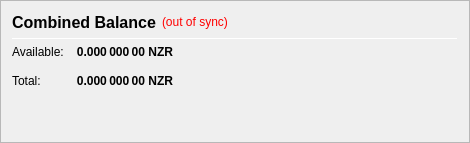
                   <widget class="QFrame" name="frame_CombinedBalances">
                    <property name="minimumSize">
                     <size>
                      <width>470</width>
                      <height>0</height>
                     </size>
                    </property>
                    <property name="frameShape">
                     <enum>QFrame::StyledPanel</enum>
                    </property>
                    <property name="frameShadow">
                     <enum>QFrame::Raised</enum>
                    </property>
                    <layout class="QVBoxLayout" name="verticalLayout_5">
                     <item>
                      <layout class="QHBoxLayout" name="horizontalLayout_5" stretch="0,0,0">
                       <item>
                        <widget class="QLabel" name="label_5z">
                         <property name="minimumSize">
                          <size>
                           <width>0</width>
                           <height>20</height>
                          </size>
                         </property>
                         <property name="font">
                          <font>
                           <pointsize>12</pointsize>
                           <weight>75</weight>
                           <bold>true</bold>
                          </font>
                         </property>
                         <property name="toolTip">
                          <string>Combined Balance (including unconfirmed and immature coins)</string>
                         </property>
                         <property name="text">
                          <string>Combined Balance</string>
                         </property>
                        </widget>
                       </item>
                       <item>
                        <widget class="QLabel" name="labelWalletStatus">
                         <property name="cursor">
                          <cursorShape>WhatsThisCursor</cursorShape>
                         </property>
                         <property name="toolTip">
                          <string>The displayed information may be out of date. Your wallet automatically synchronizes with the NodeZero network after a connection is established, but this process has not completed yet.</string>
                         </property>
                         <property name="styleSheet">
                          <string notr="true">QLabel { color: red; }</string>
                         </property>
                         <property name="text">
                          <string notr="true">(out of sync)</string>
                         </property>
                         <property name="alignment">
                          <set>Qt::AlignLeading|Qt::AlignLeft|Qt::AlignVCenter</set>
                         </property>
                        </widget>
                       </item>
                       <item>
                        <spacer name="horizontalSpacer_1">
                         <property name="orientation">
                          <enum>Qt::Horizontal</enum>
                         </property>
                         <property name="sizeHint" stdset="0">
                          <size>
                           <width>40</width>
                           <height>20</height>
                          </size>
                         </property>
                        </spacer>
                       </item>
                      </layout>
                     </item>
                     <item>
                      <widget class="Line" name="line_CombinedBalance">
                       <property name="minimumSize">
                        <size>
                         <width>0</width>
                         <height>1</height>
                        </size>
                       </property>
                       <property name="maximumSize">
                        <size>
                         <width>16777215</width>
                         <height>1</height>
                        </size>
                       </property>
                       <property name="orientation">
                        <enum>Qt::Horizontal</enum>
                       </property>
                      </widget>
                     </item>
                     <item>
                      <layout class="QGridLayout" name="gridLayout_3">
                       <property name="spacing">
                        <number>12</number>
                       </property>
                       <item row="1" column="0">
                        <widget class="QLabel" name="labelBalanceTextz">
                         <property name="text">
                          <string>Available:</string>
                         </property>
                        </widget>
                       </item>
                       <item row="1" column="1">
                        <widget class="QLabel" name="labelBalancez">
                         <property name="font">
                          <font>
                           <weight>75</weight>
                           <bold>true</bold>
                          </font>
                         </property>
                         <property name="cursor">
                          <cursorShape>IBeamCursor</cursorShape>
                         </property>
                         <property name="toolTip">
                          <string>Your current spendable balance</string>
                         </property>
                         <property name="text">
                          <string notr="true">0.000 000 00 NZR</string>
                         </property>
                         <property name="alignment">
                          <set>Qt::AlignRight|Qt::AlignTrailing|Qt::AlignVCenter</set>
                         </property>
                         <property name="textInteractionFlags">
                          <set>Qt::LinksAccessibleByMouse|Qt::TextSelectableByKeyboard|Qt::TextSelectableByMouse</set>
                         </property>
                        </widget>
                       </item>
                       <item row="2" column="0">
                        <widget class="QLabel" name="labelTotalTextz">
                         <property name="text">
                          <string>Total:</string>
                         </property>
                        </widget>
                       </item>
                       <item row="2" column="1">
                        <widget class="QLabel" name="labelTotalz">
                         <property name="font">
                          <font>
                           <weight>75</weight>
                           <bold>true</bold>
                          </font>
                         </property>
                         <property name="cursor">
                          <cursorShape>IBeamCursor</cursorShape>
                         </property>
                         <property name="toolTip">
                          <string>Total Balance, including all unavailable coins.</string>
                         </property>
                         <property name="text">
                          <string notr="true">0.000 000 00 NZR</string>
                         </property>
                         <property name="alignment">
                          <set>Qt::AlignRight|Qt::AlignTrailing|Qt::AlignVCenter</set>
                         </property>
                         <property name="textInteractionFlags">
                          <set>Qt::LinksAccessibleByMouse|Qt::TextSelectableByKeyboard|Qt::TextSelectableByMouse</set>
                         </property>
                        </widget>
                       </item>
                       <item row="2" column="3">
                        <spacer name="horizontalSpacer_2">
                         <property name="orientation">
                          <enum>Qt::Horizontal</enum>
                         </property>
                         <property name="sizeHint" stdset="0">
                          <size>
                           <width>40</width>
                           <height>20</height>
                          </size>
                         </property>
                        </spacer>
                       </item>
                      </layout>
                     </item>
                     <item>
                      <spacer name="verticalSpacer_1">
                       <property name="orientation">
                        <enum>Qt::Vertical</enum>
                       </property>
                       <property name="sizeHint" stdset="0">
                        <size>
                         <width>20</width>
                         <height>40</height>
                        </size>
                       </property>
                      </spacer>
                     </item>
                    </layout>
                   </widget>
